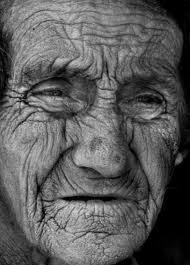
%> input picture images.jpg, 190 x 265 px
$ octave morohing.m   (GNU Octave 9; MATLAB toolbox functions it lacks are replaced by stand-ins)
%> lines starting %> are read from the running program, lines starting %| are printed output that depends on the picture
### intermediate.m
% Code for Extracting the middle Images
function im3=intermediate(im1,im2,n,i)

for row=1:size(im1,1)
    for col=1:size(im2,2)
        q=double(im1(row,col));
        p=double(im2(row,col));

% The intermediate(im3) image is a combination of the Source Image and Destination Image
        im3(row,col)=p +(1-i/n)*(q-p);
     end
  end
end

### morohing.m
clc
close all

% Providing the Source(im1) and Destination(im2) Images.
im1=imread('images.jpg');
%> im1 is the input picture: size 265x190x3 uint8; min 0, max 224, mean 91
im2=imread('download.jpg');
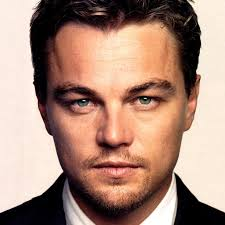
%> input picture download.jpg, 225 x 225 px
%> im2 is the input picture: size 225x225x3 uint8; mean R, G, B 170.2, 137.4, 122.1

% Resizing the images if necessary(Both the images should be equal in size)
im2=imresize(im2,[size(im1,1) size(im1,2)]);
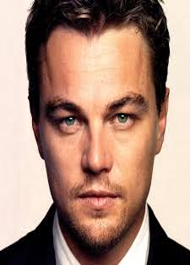
%> im2: size 265x190x3 uint8; mean R, G, B 170.2, 137.5, 122.1
[h w]=size(im2(:,:,1));
%> h = 265; w = 190
im3=zeros(h,w,3);
%> im3: size 265x190x3 double; every value is 0
disp(size(im3));
%|    265   190     3
disp(size(im2));
%|    265   190     3
disp(size(im1));
%|    265   190     3
% Number of intermediate images required
n=100;

% Running the for loop through the rows and columns of the pixel matrix(of the images)
for i = 1:n
    im3(:,:,1)=intermediate(im1(:,:,1),im2(:,:,1),n,i);
    im3(:,:,2)=intermediate(im1(:,:,2),im2(:,:,2),n,i);
%> (the run ends here)
